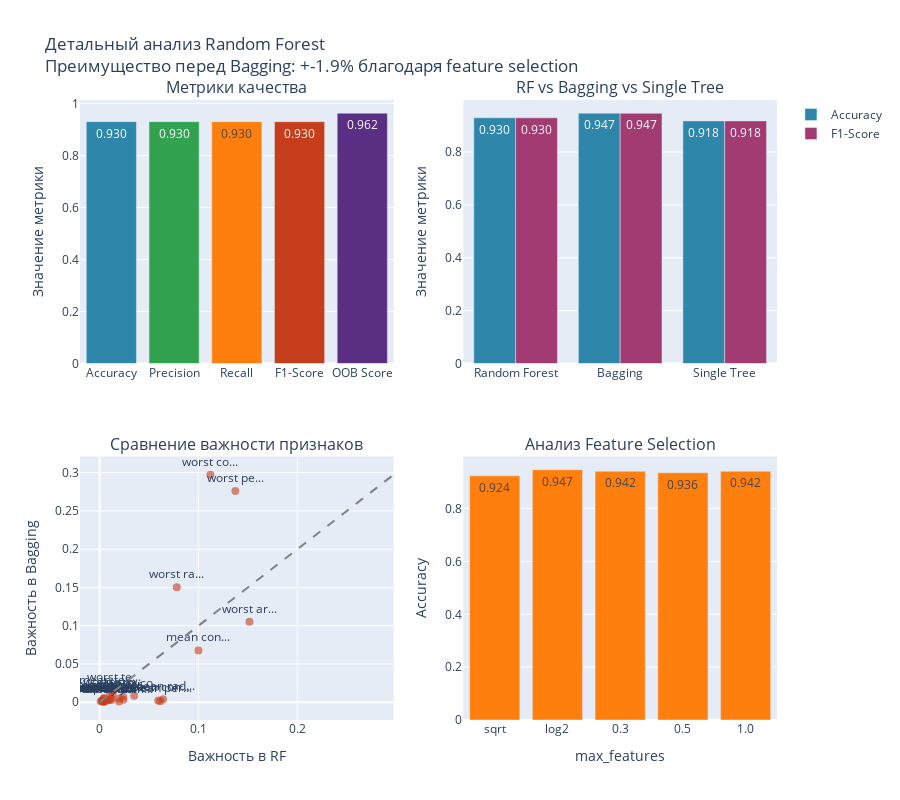

Write notebook code for a chart like this one.
### Code cell
# Расширенная оценка Random Forest
y_pred_rf = rf_classifier.predict(X_test)

accuracy_rf = accuracy_score(y_test, y_pred_rf)
precision_rf = precision_score(y_test, y_pred_rf, average='weighted')
recall_rf = recall_score(y_test, y_pred_rf, average='weighted')
f1_rf = f1_score(y_test, y_pred_rf, average='weighted')
oob_score_rf = rf_classifier.oob_score_

print("=== РЕЗУЛЬТАТЫ RANDOM FOREST НА BREAST CANCER ===")
print(f"Accuracy:  {accuracy_rf:.4f}")
print(f"Precision: {precision_rf:.4f}")
print(f"Recall:    {recall_rf:.4f}")
print(f"F1-score:  {f1_rf:.4f}")
print(f"OOB Score: {oob_score_rf:.4f}")

# Сравнение с Bagging для демонстрации преимуществ feature selection
bagging_model = BaggingClassifier(
    estimator=DecisionTreeClassifier(max_depth=8, min_samples_split=5, min_samples_leaf=2),
    n_estimators=150,
    max_samples=0.8,
    max_features=1.0,  # Используем все признаки (без random feature selection)
    random_state=42,
    oob_score=True,
    n_jobs=-1
)
bagging_model.fit(X_train, y_train)
y_pred_bagging_comp = bagging_model.predict(X_test)
accuracy_bagging_comp = accuracy_score(y_test, y_pred_bagging_comp)
f1_bagging_comp = f1_score(y_test, y_pred_bagging_comp, average='weighted')

print(f"\n=== СРАВНЕНИЕ С BAGGING (БЕЗ FEATURE SELECTION) ===")
print(f"Random Forest Accuracy: {accuracy_rf:.4f}")
print(f"Bagging Accuracy:       {accuracy_bagging_comp:.4f}")
print(f"Преимущество RF:        {accuracy_rf - accuracy_bagging_comp:.4f} ({((accuracy_rf/accuracy_bagging_comp - 1) * 100):.1f}%)")

# Анализ важности признаков в Random Forest
rf_importances = rf_classifier.feature_importances_
top_rf = np.argsort(rf_importances)[-10:][::-1]

print(f"\n=== ВАЖНОСТЬ ПРИЗНАКОВ В RANDOM FOREST (ТОП-10) ===")
for i, feat_idx in enumerate(top_rf):
    print(f"{i+1}. {feature_names[feat_idx]}: {rf_importances[feat_idx]:.4f}")

# Сравнение важности признаков между RF и Bagging
bagging_importances = np.mean([estimator.feature_importances_ for estimator in bagging_model.estimators_], axis=0)
correlation = np.corrcoef(rf_importances, bagging_importances)[0, 1]
print(f"\nКорреляция важности признаков между RF и Bagging: {correlation:.3f}")

# Расширенная визуализация Random Forest
fig_rf = make_subplots(
    rows=2, cols=2,
    subplot_titles=['Метрики качества', 'RF vs Bagging vs Single Tree', 
                   'Сравнение важности признаков', 'Анализ Feature Selection'],
    specs=[[{'type': 'bar'}, {'type': 'bar'}],
           [{'type': 'scatter'}, {'type': 'bar'}]],
    vertical_spacing=0.15,
    horizontal_spacing=0.1
)

# График 1: Все метрики RF
metrics = ['Accuracy', 'Precision', 'Recall', 'F1-Score', 'OOB Score']
values = [accuracy_rf, precision_rf, recall_rf, f1_rf, oob_score_rf]

fig_rf.add_trace(
    go.Bar(x=metrics, y=values,
           text=[f'{v:.3f}' for v in values],
           textposition='auto',
           marker_color=[COLOR_PALETTE['primary'], COLOR_PALETTE['success'], 
                        COLOR_PALETTE['warning'], COLOR_PALETTE['danger'], COLOR_PALETTE['info']],
           name='Random Forest',
           showlegend=False),
    row=1, col=1
)

# График 2: Сравнение алгоритмов
algorithms = ['Random Forest', 'Bagging', 'Single Tree']
accuracies = [accuracy_rf, accuracy_bagging_comp, accuracy_single]
f1_scores = [f1_rf, f1_bagging_comp, f1_single]

fig_rf.add_trace(
    go.Bar(x=algorithms, y=accuracies,
           name='Accuracy',
           marker_color=COLOR_PALETTE['primary'],
           text=[f'{v:.3f}' for v in accuracies],
           textposition='auto'),
    row=1, col=2
)

fig_rf.add_trace(
    go.Bar(x=algorithms, y=f1_scores,
           name='F1-Score',
           marker_color=COLOR_PALETTE['secondary'],
           text=[f'{v:.3f}' for v in f1_scores],
           textposition='auto'),
    row=1, col=2
)

# График 3: Сравнение важности признаков RF vs Bagging
fig_rf.add_trace(
    go.Scatter(x=rf_importances, y=bagging_importances,
              mode='markers+text',
              text=[feature_names[i][:8] + '...' if len(feature_names[i]) > 8 else feature_names[i] 
                    for i in range(len(feature_names))],
              textposition='top center',
              marker=dict(size=8, color=COLOR_PALETTE['danger'], opacity=0.6),
              name=f'Корреляция: {correlation:.3f}',
              showlegend=False),
    row=2, col=1
)

# Добавляем линию идеальной корреляции
max_imp = max(max(rf_importances), max(bagging_importances))
fig_rf.add_trace(
    go.Scatter(x=[0, max_imp], y=[0, max_imp],
              mode='lines',
              line=dict(dash='dash', color='gray'),
              name='Идеальная корреляция',
              showlegend=False),
    row=2, col=1
)

# График 4: Эффект количества используемых признаков
feature_counts = ['sqrt', 'log2', '0.3', '0.5', '1.0']
feature_values = [np.sqrt(len(feature_names)), np.log2(len(feature_names)), 
                 0.3*len(feature_names), 0.5*len(feature_names), len(feature_names)]

# Быстрое тестирование разных значений max_features
feature_accuracies = []
for feat_val in ['sqrt', 'log2', 0.3, 0.5, 1.0]:
    rf_temp = RandomForestClassifier(
        n_estimators=50, max_features=feat_val, max_depth=12,
        random_state=42, n_jobs=-1
    )
    rf_temp.fit(X_train, y_train)
    acc_temp = accuracy_score(y_test, rf_temp.predict(X_test))
    feature_accuracies.append(acc_temp)

fig_rf.add_trace(
    go.Bar(x=feature_counts, y=feature_accuracies,
           text=[f'{v:.3f}' for v in feature_accuracies],
           textposition='auto',
           marker_color=COLOR_PALETTE['warning'],
           name='Accuracy по max_features',
           showlegend=False),
    row=2, col=2
)

fig_rf.update_layout(
    title=f'Детальный анализ Random Forest<br>'
          f'Преимущество перед Bagging: +{((accuracy_rf/accuracy_bagging_comp - 1) * 100):.1f}% '
          f'благодаря feature selection',
    height=800,
    showlegend=True
)

# Обновление осей
fig_rf.update_yaxes(title_text="Значение метрики", row=1, col=1)
fig_rf.update_yaxes(title_text="Значение метрики", row=1, col=2)
fig_rf.update_xaxes(title_text="Важность в RF", row=2, col=1)
fig_rf.update_yaxes(title_text="Важность в Bagging", row=2, col=1)
fig_rf.update_xaxes(title_text="max_features", row=2, col=2)
fig_rf.update_yaxes(title_text="Accuracy", row=2, col=2)

fig_rf.show()

### Figure 1 — Plotly figure (JSON) as saved in the notebook; plotly's stock layout.template omitted (floating-point values rounded to 4 significant figures)
{"data": [{"marker": {"color": ["#2E86AB", "#32A251", "#FF7F0E", "#C73E1D", "#592E83"]}, "name": "Random Forest", "showlegend": false, "text": ["0.930", "0.930", "0.930", "0.930", "0.962"], "textposition": "auto", "type": "bar", "x": ["Accuracy", "Precision", "Recall", "F1-Score", "OOB Score"], "xaxis": "x", "y": [0.9298, 0.9298, 0.9298, 0.9298, 0.9623], "yaxis": "y"}, {"marker": {"color": "#2E86AB"}, "name": "Accuracy", "text": ["0.930", "0.947", "0.918"], "textposition": "auto", "type": "bar", "x": ["Random Forest", "Bagging", "Single Tree"], "xaxis": "x2", "y": [0.9298, 0.9474, 0.9181], "yaxis": "y2"}, {"marker": {"color": "#A23B72"}, "name": "F1-Score", "text": ["0.930", "0.947", "0.918"], "textposition": "auto", "type": "bar", "x": ["Random Forest", "Bagging", "Single Tree"], "xaxis": "x2", "y": [0.9298, 0.9471, 0.9181], "yaxis": "y2"}, {"marker": {"color": "#C73E1D", "opacity": 0.6, "size": 8}, "mode": "markers+text", "name": "Корреляция: 0.782", "showlegend": false, "text": ["mean rad...", "mean tex...", "mean per...", "mean are...", "mean smo...", "mean com...", "mean con...", "mean con...", "mean sym...", "mean fra...", "radius e...", "texture ...", "perimete...", "area err...", "smoothne...", "compactn...", "concavit...", "concave ...", "symmetry...", "fractal ...", "worst ra...", "worst te...", "worst pe...", "worst ar...", "worst sm...", "worst co...", "worst co...", "worst co...", "worst sy...", "worst fr..."], "textposition": "top center", "type": "scatter", "x": [0.06417, 0.01038, 0.06139, 0.02404, 0.009268, 0.01963, 0.05933, 0.09995, 0.004261, 0.004384, 0.01176, 0.003505, 0.007723, 0.0238, 0.004383, 0.001075, 0.004136, 0.00348, 0.002469, 0.002463, 0.07805, 0.01425, 0.1373, 0.1515, 0.01308, 0.01982, 0.03496, 0.112, 0.01154, 0.00588], "xaxis": "x3", "y": [0.003811, 0.01236, 0.001168, 0.003251, 0.002776, 0.0009001, 0.002323, 0.06762, 0.0006799, 0.0005065, 0.002888, 0.001713, 0.002174, 0.007294, 0.005213, 0.001186, 0.005116, 0.00131, 0.00139, 0.002351, 0.1503, 0.01559, 0.2759, 0.1053, 0.009492, 0.004891, 0.00858, 0.2974, 0.00465, 0.002001], "yaxis": "y3"}, {"line": {"color": "gray", "dash": "dash"}, "mode": "lines", "name": "Идеальная корреляция", "showlegend": false, "type": "scatter", "x": [0, 0.2974], "xaxis": "x3", "y": [0, 0.2974], "yaxis": "y3"}, {"marker": {"color": "#FF7F0E"}, "name": "Accuracy по max_features", "showlegend": false, "text": ["0.924", "0.947", "0.942", "0.936", "0.942"], "textposition": "auto", "type": "bar", "x": ["sqrt", "log2", "0.3", "0.5", "1.0"], "xaxis": "x4", "y": [0.924, 0.9474, 0.9415, 0.9357, 0.9415], "yaxis": "y4"}], "layout": {"annotations": [{"font": {"size": 16}, "showarrow": false, "text": "Метрики качества", "x": 0.225, "xanchor": "center", "xref": "paper", "y": 1, "yanchor": "bottom", "yref": "paper"}, {"font": {"size": 16}, "showarrow": false, "text": "RF vs Bagging vs Single Tree", "x": 0.775, "xanchor": "center", "xref": "paper", "y": 1, "yanchor": "bottom", "yref": "paper"}, {"font": {"size": 16}, "showarrow": false, "text": "Сравнение важности признаков", "x": 0.225, "xanchor": "center", "xref": "paper", "y": 0.425, "yanchor": "bottom", "yref": "paper"}, {"font": {"size": 16}, "showarrow": false, "text": "Анализ Feature Selection", "x": 0.775, "xanchor": "center", "xref": "paper", "y": 0.425, "yanchor": "bottom", "yref": "paper"}], "height": 800, "showlegend": true, "title": {"text": "Детальный анализ Random Forest<br>Преимущество перед Bagging: +-1.9% благодаря feature selection"}, "xaxis": {"anchor": "y", "domain": [0, 0.45]}, "xaxis2": {"anchor": "y2", "domain": [0.55, 1]}, "xaxis3": {"anchor": "y3", "domain": [0, 0.45], "title": {"text": "Важность в RF"}}, "xaxis4": {"anchor": "y4", "domain": [0.55, 1], "title": {"text": "max_features"}}, "yaxis": {"anchor": "x", "domain": [0.575, 1], "title": {"text": "Значение метрики"}}, "yaxis2": {"anchor": "x2", "domain": [0.575, 1], "title": {"text": "Значение метрики"}}, "yaxis3": {"anchor": "x3", "domain": [0, 0.425], "title": {"text": "Важность в Bagging"}}, "yaxis4": {"anchor": "x4", "domain": [0, 0.425], "title": {"text": "Accuracy"}}}}
